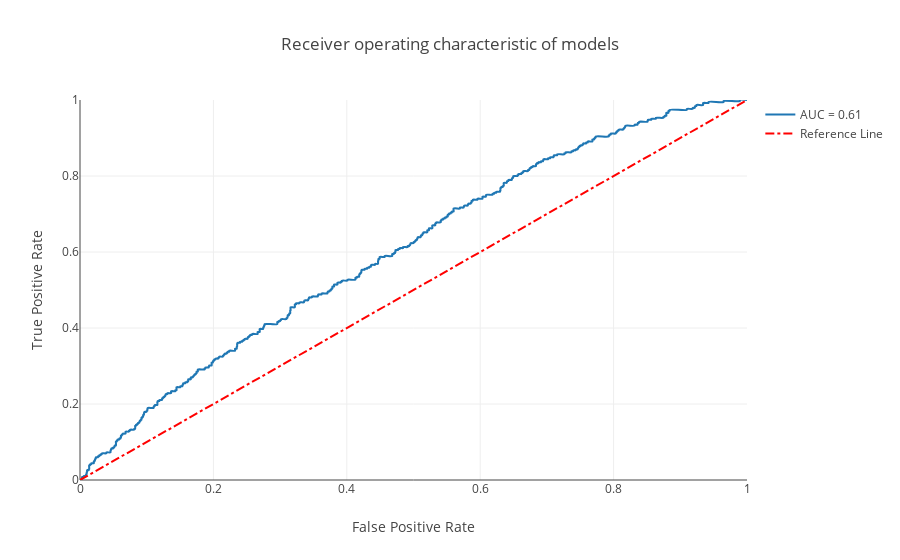

The notebook cell saved with this chart:
### Code cell
# Make more interactive
layout = go.Layout(
    title = 'Receiver operating characteristic of models',
    xaxis = {
        'title': 'False Positive Rate',
        'range': [0, 1]
    },
    yaxis = {
        'title': 'True Positive Rate',
        'range': [0, 1]
    }
)

trace_roc = go.Scatter(
    x = fpr,
    y = tpr,
    mode = 'lines',
    name = 'AUC = %0.2f' % roc_auc,
    line = {
        'shape': 'spline'
    }
)

trace_reference = go.Scatter(
    x = [0, 1],
    y = [0, 1],
    mode = 'lines',
    name = 'Reference Line',
    line = {
        'shape': 'spline',
        'dash': 'dashdot',
        'color': 'red',
        'width': 2
    }    
)

fig = go.Figure(data=[trace_roc, trace_reference], layout=layout)
py.offline.iplot(fig)

### Figure 1 — Plotly figure (JSON) as saved in the notebook; plotly's stock layout.template omitted (floating-point values rounded to 4 significant figures; data arrays with more than 128 entries replaced by an {"elided": "..."} marker saying what was removed)
{"data": [{"line": {"shape": "spline"}, "mode": "lines", "name": "AUC = 0.61", "type": "scatter", "uid": "634d8734-01a5-4804-a793-ecc0303cf544", "x": {"elided": "617 float values"}, "y": {"elided": "617 float values"}}, {"line": {"color": "red", "dash": "dashdot", "shape": "spline", "width": 2}, "mode": "lines", "name": "Reference Line", "type": "scatter", "uid": "f8a8010d-4595-4a0f-be25-ffc205e55e94", "x": [0, 1], "y": [0, 1]}], "layout": {"title": {"text": "Receiver operating characteristic of models"}, "xaxis": {"range": [0, 1], "title": {"text": "False Positive Rate"}}, "yaxis": {"range": [0, 1], "title": {"text": "True Positive Rate"}}}}
